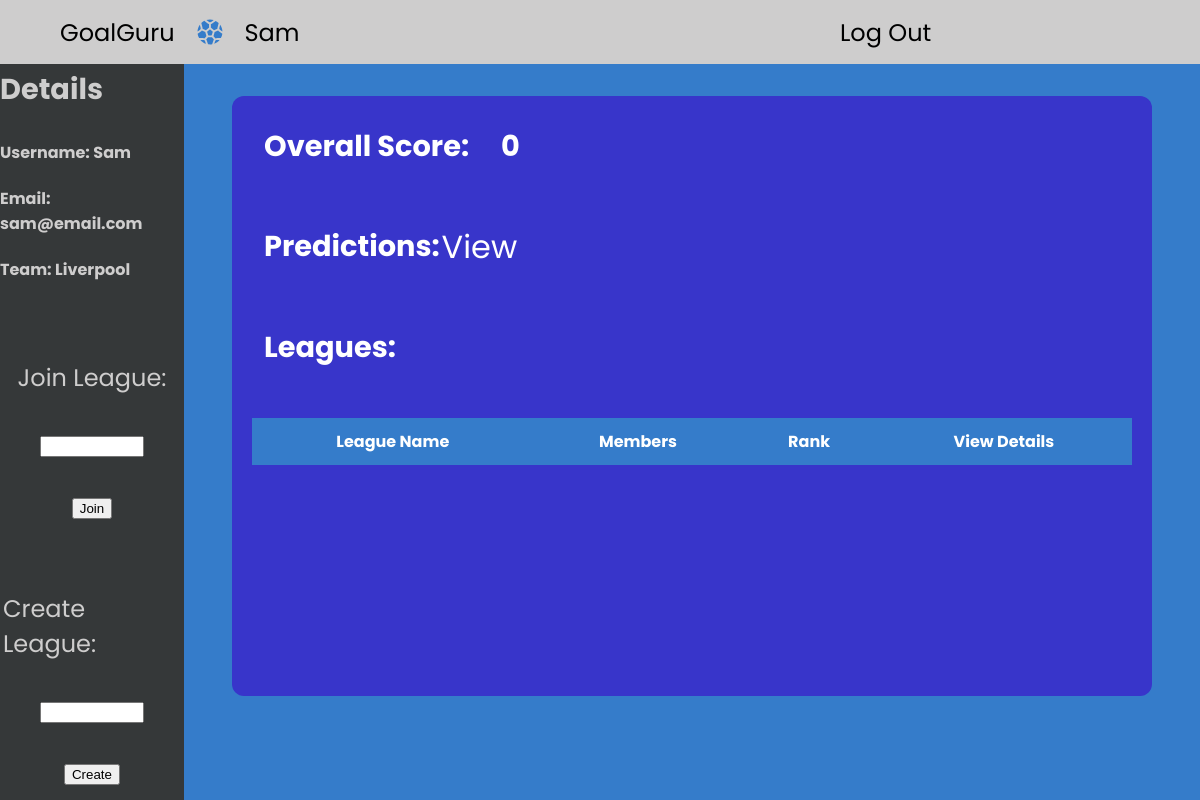
Before: /home (signed in) with the older database file.
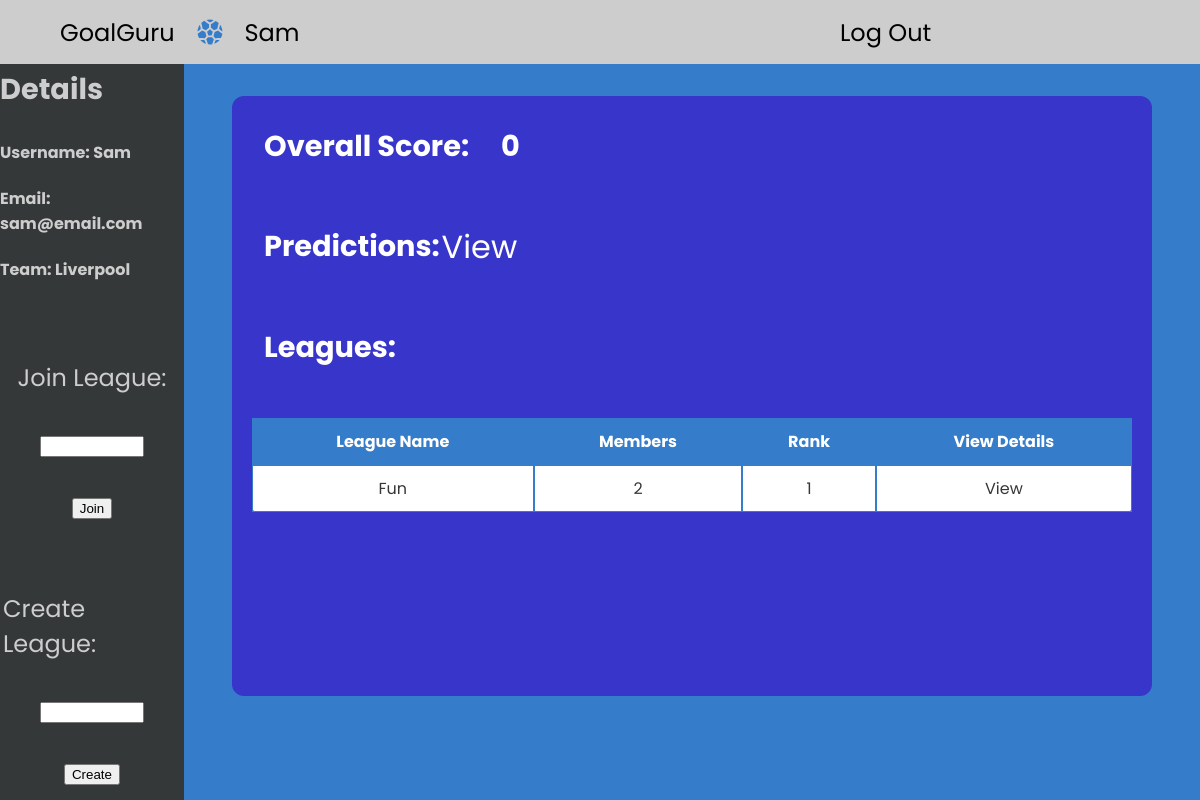
After: the same page with the newer database file.
### models.py (models this page shows, shortened)
class User(UserMixin, Base):
    __tablename__ = "users"
    user_id = Column(Integer, primary_key=True, autoincrement=True)
    username = Column(String(1000), unique=True)
    email = Column(String(100), unique=True)
    password = Column(String(100))
    favourite_team = Column(String(500))
    def get_id(self):
        return self.user_id

class League(Base):
    __tablename__ = "leagues"
    league_id = Column(Integer, primary_key=True, autoincrement=True)
    name = Column(String(1000), unique=True)

### main.py (the view)
@app.route("/home")
@login_required
def home():
    current_url = request.url
    leagues_data = []
    for league in current_user.leagues:
        members_count = session.query(func.count(league_user_association.c.user_id)).filter(
            league_user_association.c.league_id == league.league_id
        ).scalar()
        user_ids = session.query(User.user_id).join(League.users).filter(League.league_id == league.league_id).all()
        user_ids = [user_id for (user_id,) in user_ids]
        player_scores = []
        for user in user_ids:
            score = get_score(user)
            data = {
                'user_id': user,
                'score': score
            }
            player_scores.append(data)
            player_scores = sorted(player_scores, key=lambda x: x["score"], reverse=True)
        rank = None
        for i, item in enumerate(player_scores):
            if item['user_id'] == current_user.get_id():
                rank = i + 1
                break
        if members_count is not None:
            response_data = {
                'league_name': league.name,
                'members_count': members_count,
                'rank': rank
            }
            leagues_data.append(response_data)
        else:
            print("League has no members or no league found")
    overall_score = get_score(current_user.get_id())
    return render_template("home.html", logged_in=True, current_url=current_url, leagues=leagues_data,
                           overall_score=overall_score)

### main.py (called while the page is built)
@login_manager.user_loader
def load_user(user_id):
    user = session.query(User).get(int(user_id))
    return user

def get_score(user_id):
    scores = session.query(UserGameWeekScore).filter_by(user_id=user_id).all()
    overall_score = 0
    for score in scores:
        overall_score += score.score
    return overall_score

### templates/home.html (shortened to what this page needs)
{% extends "base.html" %} {% block content %}
<div class="main-content">
  <div class="left-bar">
    <div id="user-details">
      <h3>Details</h3>
      <h4>Username: {{ current_user.username }}</h4>
      <h4>Email: {{ current_user.email }}</h4>
      <h4>Team: {{ current_user.favourite_team }}</h4>
    </div>
    <form class="create-league-form" action="" method="POST" id="join-league-form" data-url="{{ url_for('join_league') }}">
      <label id="join-league-name-label" for="join-league-name">Join League:</label
      ><br />
      <input type="text" id="join-league-name" name="league-name" /><br />
      <input id="join-league-form-button" type="submit" value="Join" />
    </form>
    <form class="create-league-form" action="" method="POST" id="create-league-form" data-url="{{ url_for('create_league') }}">
      <label id="create-league-name-label" for="create-league-name">Create League:</label
      ><br />
      <input type="text" id="create-league-name" name="league-name" /><br />
      <input id="create-league-form-button" type="submit" value="Create" />
    </form>
  </div>
  <div class="home-hub-padding">
    <div class="home-hub">
      <div class="predictions-wrapper">
        <h3 id="score-title">Overall Score:</h3>
        <h3 id="score">{{ overall_score }}</h3>
      </div>
      <div class="predictions-wrapper">
        <h3 id="predictions-title-home" class="predictions-wrapper-element">Predictions:</h3>
        <a href="{{ url_for('predictions') }}" class="predictions-wrapper-element" id="view-predictions">View</a>
      </div>
      <h3 id="leagues-title">Leagues:</h3>
      <div class="table-container">
        <div class="table-scroll">
          <table class="styled-table">
            <thead>
              <tr>
                <th>League Name</th>
                <th>Members</th>
                <th>Rank</th>
                <th>View Details</th>
              </tr>
            </thead>
            <tbody>
              {% for league in leagues %}
              <tr>
                <td>{{ league['league_name'] }}</td>
                <td>{{ league['members_count'] }}</td>
                <td>{{ league['rank'] }}</td>
                <td><a href="{{ url_for('league', league=league['league_name']) }}">View</a></td>
              </tr>
              {% endfor %}
            </tbody>
          </table>
        </div>
      </div>
    </div>
  </div>
</div>
{% endblock %}

### templates/base.html (shortened to what this page needs)
<!DOCTYPE html>
<html lang="en">
  <head>
    <link rel="stylesheet" href="{{ url_for('static', filename='style.css') }}" />
  </head>
  <body>
    <nav>
      <div class="nav-left-items">
        <p>GoalGuru</p>
        <div class="svg-container">
          <img src="../static/blue-logo-football.svg" alt="football" />
        </div>
        {% if logged_in %}
        <p>{{ current_user.username }}</p>
        {% endif %}
      </div>
      <ul class="nav-right-items">
        <li class="nav-bar-item"><a href="{{ url_for('index') }}">Log Out</a></li>
      </ul>
    </nav>
    {% block content %} {% endblock %}
  </body>
</html>

### static/style.css (style rules this page uses)
html { font-size: 16px; }
body { box-sizing: border-box; font-family: Poppins, sans-serif; margin: 0; height: 100vh; width: 100vw; background-color: #357cca; display: flex; align-items: center; justify-content: center; flex-direction: column; overflow-x: hidden; overflow-y: hidden; }
h3 { font-size: 1.8rem; }
ul { list-style: none; padding-left: 0; }
a { text-decoration: none; color: inherit; }
nav { margin: 0; position: absolute; left: 0; top: 0; width: 100vw; display: flex; justify-content: space-between; background-color: #cecdcd; font-size: 1.5rem; height: 4rem; }
.nav-right-items { display: flex; gap: 20px; flex: 0 0 30%; align-items: center; }
.nav-left-items { display: flex; gap: 20px; flex: 0 0 20%; margin-left: 5vw; align-items: center; }
.nav-bar-item { width: 7rem; }
.svg-container img { width: 100%; height: 100%; }
.svg-container { display: flex; align-items: center; width: 30px; }
label { font-size: 1.5rem; }
.main-content { width: 100%; height: 100%; display: flex; }
.left-bar { width: 20vw; background-color: #353839; display: flex; flex-direction: column; justify-content: center; align-items: center; }
#user-details { margin-top: 5vh; color: #cecdcd; }
.create-league-form { padding-top: 7vh; display: flex; flex-direction: column; justify-content: center; align-items: center; }
.create-league-form input, .create-league-form label { margin-bottom: 1rem; }
#create-league-name-label { color: #cecdcd; margin-left: 3px; margin-right: 3px; }
#create-league-name { width: 6rem; }
#join-league-name-label { color: #cecdcd; margin-left: 3px; margin-right: 3px; }
#join-league-name { width: 6rem; }
.home-hub { background-color: #3835ca; height: 100%; width: 100%; border-radius: 12px; color: white; }
.home-hub h3 { margin-left: 2rem; }
.home-hub-padding { width: 100%; height: 75vh; padding: 6rem 3rem; }
.predictions-wrapper { display: flex; }
.predictions-wrapper-element { box-sizing: border-box; text-align: left; display: flex; flex-direction: column; justify-content: center; }
#predictions-title-home { flex: 20%; }
#view-predictions { flex: 80%; }
#view-predictions { font-size: 2rem; }
.table-container { padding: 20px; border-radius: 10px; }
.table-scroll { overflow-y: auto; max-height: 30vh; border-spacing: 0; }
.styled-table { width: 100%; border-collapse: separate; border-spacing: 0; background-color: white; border-radius: 5px; }
.styled-table th, .styled-table td { padding: 10px; text-align: center; border: 1px solid #357cca; color: #353839; }
.styled-table th { background-color: #357cca; color: white; }
.styled-table thead { position: sticky; top: 0; }

Changed rows visible on the page:
added League: league_name "Fun", members_count "2", rank "1"
